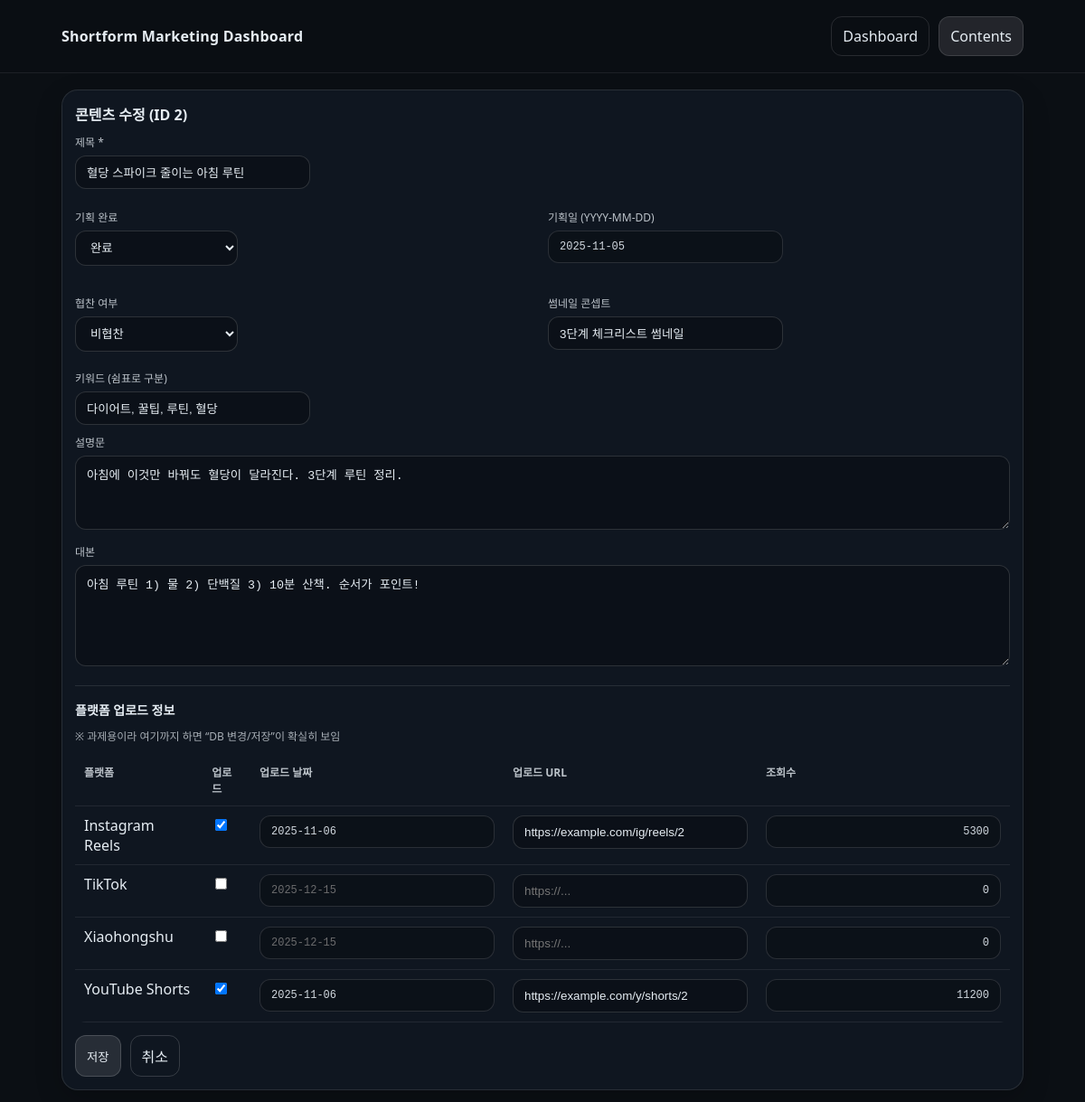
The page /contents/2/edit on the database its author committed.
### tables this page shows
CREATE TABLE contents (
  content_id INTEGER PRIMARY KEY AUTOINCREMENT,
  plan_done INTEGER NOT NULL DEFAULT 0,
  plan_date TEXT,
  title TEXT NOT NULL,
  description TEXT,
  script TEXT,
  thumbnail_concept TEXT,
  sponsored INTEGER NOT NULL DEFAULT 0,
  created_at TEXT DEFAULT (datetime('now'))
);

CREATE TABLE platforms (
  platform_id INTEGER PRIMARY KEY AUTOINCREMENT,
  name TEXT NOT NULL UNIQUE
);

CREATE TABLE content_platform (
  content_id INTEGER NOT NULL,
  platform_id INTEGER NOT NULL,
  is_uploaded INTEGER NOT NULL DEFAULT 0,
  upload_date TEXT,
  upload_url TEXT,
  views INTEGER DEFAULT 0,
  PRIMARY KEY (content_id, platform_id),
  FOREIGN KEY (content_id) REFERENCES contents(content_id),
  FOREIGN KEY (platform_id) REFERENCES platforms(platform_id)
);

### app.py (the view, shortened to what this page needs)
@app.route("/contents/<int:content_id>/edit", methods=["GET", "POST"])
def content_edit(content_id: int):
    con = get_db()
    cur = con.cursor()
    content = cur.execute("SELECT * FROM contents WHERE content_id=?", (content_id,)).fetchone()
    if not content:
        con.close()
        abort(404)
    platform_rows = cur.execute("SELECT platform_id, name FROM platforms ORDER BY name").fetchall()
    platform_data = cur.execute("""
        SELECT cp.platform_id, cp.is_uploaded, cp.upload_date, cp.upload_url, COALESCE(cp.views,0) AS views
        FROM content_platform cp
        WHERE cp.content_id=?
    """, (content_id,)).fetchall()
    platform_data = {r["platform_id"]: r for r in platform_data}
    kw_text = cur.execute("""
        SELECT GROUP_CONCAT(k.keyword, ', ') AS s
        FROM content_keyword ck JOIN keywords k ON k.keyword_id=ck.keyword_id
        WHERE ck.content_id=?
    """, (content_id,)).fetchone()["s"] or ""
    con.close()
    return render_template(
        "content_form.html",
        app_title=APP_TITLE,
        mode="edit",
        content=content,
        keyword_text=kw_text,
        platforms=platform_rows,
        platform_data=platform_data,
        error=None
    )

### app.py (called while the page is built)
def get_db():
    con = sqlite3.connect(DB_PATH)
    con.row_factory = sqlite3.Row
    return con

### templates/content_form.html (shortened to what this page needs)
<!doctype html>
<html lang="ko">
<head>
  <link rel="stylesheet" href="{{ url_for('static', filename='style.css') }}">
</head>
<body>
  <header class="topbar">
    <div class="wrap">
      <div class="brand">{{ app_title }}</div>
      <nav class="nav">
        <a class="navlink" href="/">Dashboard</a>
        <a class="navlink active" href="/contents">Contents</a>
      </nav>
    </div>
  </header>
  <main class="wrap">
    <section class="panel">
      <h2>{% if mode=='new' %}콘텐츠 추가{% else %}콘텐츠 수정 (ID {{ content['content_id'] }}){% endif %}</h2>
      <form method="post" class="form">
        <div class="row">
          <label class="lbl">제목 *</label>
          <input class="input" name="title" value="{{ (content['title'] if content else '') }}" placeholder="예: 저당 파운드 케이크" />
        </div>
        <div class="grid2">
          <div class="row">
            <label class="lbl">기획 완료</label>
            <select class="select" name="plan_done">
              {% set v = (content['plan_done'] if content else 0) %}
              <option value="1" {% if v==1 %}selected{% endif %}>완료</option>
            </select>
          </div>
          <div class="row">
            <label class="lbl">기획일 (YYYY-MM-DD)</label>
            <input class="input mono" name="plan_date" value="{{ (content['plan_date'] if content else '') }}" placeholder="2025-12-15" />
          </div>
        </div>
        <div class="grid2">
          <div class="row">
            <label class="lbl">협찬 여부</label>
            {% set s = (content['sponsored'] if content else 0) %}
            <select class="select" name="sponsored">
              <option value="0" {% if s==0 %}selected{% endif %}>비협찬</option>
            </select>
          </div>
          <div class="row">
            <label class="lbl">썸네일 콘셉트</label>
            <input class="input" name="thumbnail_concept" value="{{ (content['thumbnail_concept'] if content else '') }}" placeholder="예: 큰 글씨 + 전/후 비교" />
          </div>
        </div>
        <div class="row">
          <label class="lbl">키워드 (쉼표로 구분)</label>
          <input class="input" name="keywords" value="{{ keyword_text }}" placeholder="저당, 다이어트, 숏폼, 레시피" />
        </div>
        <div class="row">
          <label class="lbl">설명문</label>
          <textarea class="textarea" name="description" rows="4" placeholder="짧게 요약">{{ (content['description'] if content and content['description'] else '') }}</textarea>
        </div>
        <div class="row">
          <label class="lbl">대본</label>
          <textarea class="textarea" name="script" rows="6" placeholder="대본 내용">{{ (content['script'] if content and content['script'] else '') }}</textarea>
        </div>
        <hr class="hr" />
        <h3 class="h3">플랫폼 업로드 정보</h3>
        <div class="hint">※ 과제용이라 여기까지 하면 “DB 변경/저장”이 확실히 보임</div>
        <table class="table">
          <thead>
            <tr>
              <th>플랫폼</th>
              <th>업로드</th>
              <th>업로드 날짜</th>
              <th>업로드 URL</th>
              <th class="right">조회수</th>
            </tr>
          </thead>
          <tbody>
            {% for p in platforms %}
              {% set d = platform_data.get(p['platform_id']) %}
              <tr>
                <td>{{ p['name'] }}</td>
                <td>
                  <input type="checkbox" name="pl_{{ p['platform_id'] }}_uploaded"
                    {% if d and d['is_uploaded']==1 %}checked{% endif %}>
                </td>
                <td>
                  <input class="input mono" name="pl_{{ p['platform_id'] }}_date"
                         value="{{ (d['upload_date'] if d and d['upload_date'] else '') }}"
                         placeholder="2025-12-15">
                </td>
                <td>
                  <input class="input" name="pl_{{ p['platform_id'] }}_url"
                         value="{{ (d['upload_url'] if d and d['upload_url'] else '') }}"
                         placeholder="https://...">
                </td>
                <td class="right">
                  <input class="input mono" name="pl_{{ p['platform_id'] }}_views"
                         value="{{ (d['views'] if d else 0) }}"
                         style="max-width:120px; text-align:right;">
                </td>
              </tr>
            {% endfor %}
          </tbody>
        </table>
        <div class="actions">
          <button class="btn" type="submit">저장</button>
          <a class="btn ghost" href="/contents">취소</a>
        </div>
      </form>
    </section>
  </main>
</body>
</html>

### static/style.css (style rules this page uses)
* { box-sizing: border-box; }
body { margin: 0; font-family: system-ui, -apple-system, "Segoe UI", Roboto, "Noto Sans KR", Arial, sans-serif; background:#0b0f14; color:#e6edf3; }
a { color: inherit; text-decoration: none; }
.wrap { max-width: 1100px; margin: 0 auto; padding: 18px; }
.topbar { position: sticky; top: 0; background: rgba(11,15,20,0.86); backdrop-filter: blur(8px); border-bottom: 1px solid rgba(255,255,255,0.08); }
.topbar .wrap { display:flex; align-items:center; justify-content:space-between; gap: 12px; }
.brand { font-weight: 800; letter-spacing: .2px; }
.nav { display:flex; gap: 10px; }
.navlink { padding: 10px 12px; border-radius: 12px; border: 1px solid rgba(255,255,255,0.12); }
.navlink.active { background: rgba(255,255,255,0.10); }
.grid2 { display:grid; grid-template-columns: 1fr 1fr; gap: 12px; margin-top: 12px; }
.card, .panel { background: rgba(18,26,36,0.75); border: 1px solid rgba(255,255,255,0.10); border-radius: 18px; padding: 14px; box-shadow: 0 10px 30px rgba(0,0,0,0.20); }
.panel h2 { margin: 0 0 10px; font-size: 16px; }
.hint { margin: 10px 0 12px; opacity: .7; font-size: 12px; }
.table { width: 100%; border-collapse: collapse; overflow: hidden; border-radius: 12px; }
.table th, .table td { padding: 10px 10px; border-bottom: 1px solid rgba(255,255,255,0.08); vertical-align: top; }
.table th { text-align: left; font-size: 12px; opacity: .8; }
.right { text-align: right; }
.mono { font-family: ui-monospace, SFMono-Regular, Menlo, Consolas, monospace; font-size: 12px; opacity: .9; }
.input, .select { background: rgba(0,0,0,0.25); border: 1px solid rgba(255,255,255,0.14); color:#e6edf3; border-radius: 12px; padding: 10px 12px; }
.input { min-width: 260px; flex: 1; }
.select { min-width: 180px; }
.btn { background: rgba(255,255,255,0.10); border: 1px solid rgba(255,255,255,0.16); color:#e6edf3; padding: 10px 12px; border-radius: 12px; cursor: pointer; }
.btn.ghost { background: transparent; }
.form .row { margin: 10px 0; }
.lbl { display:block; margin: 0 0 6px; font-size: 12px; opacity: .8; }
.textarea { width: 100%; background: rgba(0,0,0,0.25); border: 1px solid rgba(255,255,255,0.14); color:#e6edf3; border-radius: 12px; padding: 10px 12px; }
.hr { border: none; border-top: 1px solid rgba(255,255,255,0.10); margin: 16px 0; }
.h3 { margin: 0 0 8px; font-size: 14px; }
.actions { display:flex; gap:10px; margin-top: 14px; }

### rows shown on the page
contents: content_id "2", title "혈당 스파이크 줄이는 아침 루틴", plan_date "2025-11-05", thumbnail_concept "3단계 체크리스트 썸네일", description "아침에 이것만 바꿔도 혈당이 달라진다. 3단계 루틴 정리.", script "아침 루틴 1) 물 2) 단백질 3) 10분 산책. 순서가 포인트!"
platforms: name "Instagram Reels", platform_id "☑", views "5300"
content_platform: upload_date "2025-11-06", upload_url "https://example.com/ig/reels/2"
platforms: name "TikTok", platform_id "2025-12-15", views "0"
platforms: name "Xiaohongshu", views "0"
platforms: name "YouTube Shorts", platform_id "☑", views "11200"
content_platform: upload_date "2025-11-06", upload_url "https://example.com/y/shorts/2"

### other values the page prints
{{ app_title }} "Shortform Marketing Dashboard"
